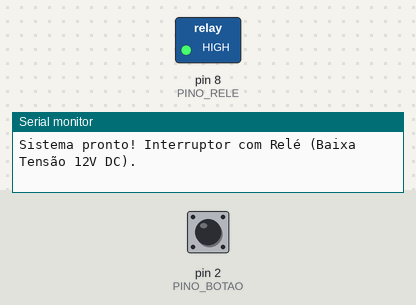
Simulated run of this sketch. Board: Arduino Uno, built with avr-gcc and run on an emulated ATmega328P. Shown: switched loads named in the sketch (green lamp = pin HIGH), the last lines printed to the serial monitor. Inputs (shaded band) come from the test bench; at power-on: pin 2 (PINO_BOTAO) HIGH.

Above: at 1.2 s.
1.3 s: pin 2 (PINO_BOTAO) pulled LOW for 0.15 s
At 2.2 s:
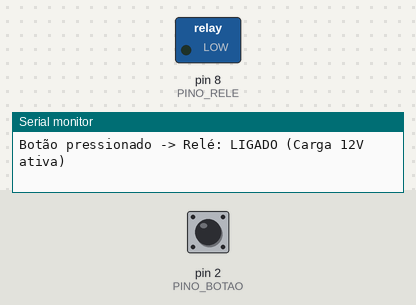
2.9 s: pin 2 (PINO_BOTAO) pulled LOW for 1 s
At 3.5 s:
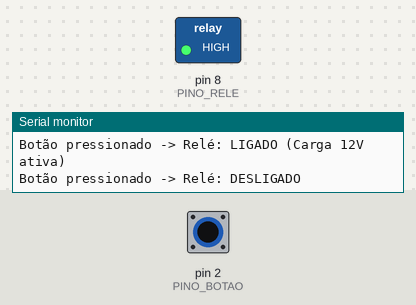
5.4 s: pin 2 (PINO_BOTAO) pulled LOW for 3.2 s
At 6.7 s:
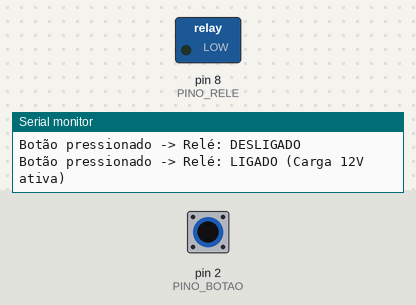
Timing chart, 0 to 8.4 s (numbered marks = the images above; inputs shaded):
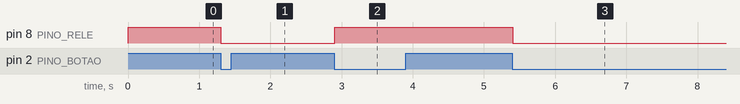

The sketch:

p52_interruptor_com_rele_baixa_tensao.ino
```cpp
/*
 * Projeto 52: Interruptor com Relé (Baixa Tensão)
 * O que faz: Alterna um módulo relé (comandando fita LED / lâmpada 12V DC) a cada clique no botão.
 * Ligações: D2 (Botão ao GND), D8 (Pino IN do Módulo Relé)
 * Bibliotecas: Nenhuma biblioteca extra
 * Material: 80 Projetos Arduino
 */

const byte PINO_BOTAO = 2; // Botão ligado ao GND (INPUT_PULLUP)
const byte PINO_RELE = 8;  // Entrada IN do módulo relé

const bool RELE_ATIVO_LOW = true; // AJUSTE AQUI: true se o relé atracar com LOW, false se atracar com HIGH

bool cargaLigada = false;
bool botaoAnterior = HIGH;

void aplicarRele(bool ligar) {
  if (RELE_ATIVO_LOW) {
    digitalWrite(PINO_RELE, ligar ? LOW : HIGH);
  } else {
    digitalWrite(PINO_RELE, ligar ? HIGH : LOW);
  }
}

void setup() {
  Serial.begin(9600);
  pinMode(PINO_BOTAO, INPUT_PULLUP);
  pinMode(PINO_RELE, OUTPUT);
  aplicarRele(false); // Inicia desligado

  Serial.println(F("Sistema pronto! Interruptor com Relé (Baixa Tensão 12V DC)."));
}

void loop() {
  bool leitura = digitalRead(PINO_BOTAO);

  if (botaoAnterior == HIGH && leitura == LOW) {
    cargaLigada = !cargaLigada;
    aplicarRele(cargaLigada);

    Serial.print(F("Botão pressionado -> Relé: "));
    Serial.println(cargaLigada ? F("LIGADO (Carga 12V ativa)") : F("DESLIGADO"));
    delay(60); // Debounce
  }

  botaoAnterior = leitura;
  delay(10);
}
```

Measured:
- after the input at 1.3 s, pin 8 (PINO_RELE): HIGH → LOW at once
- after the input at 2.9 s, pin 8 (PINO_RELE): LOW → HIGH at once
- after the input at 5.4 s, pin 8 (PINO_RELE): HIGH → LOW at once
